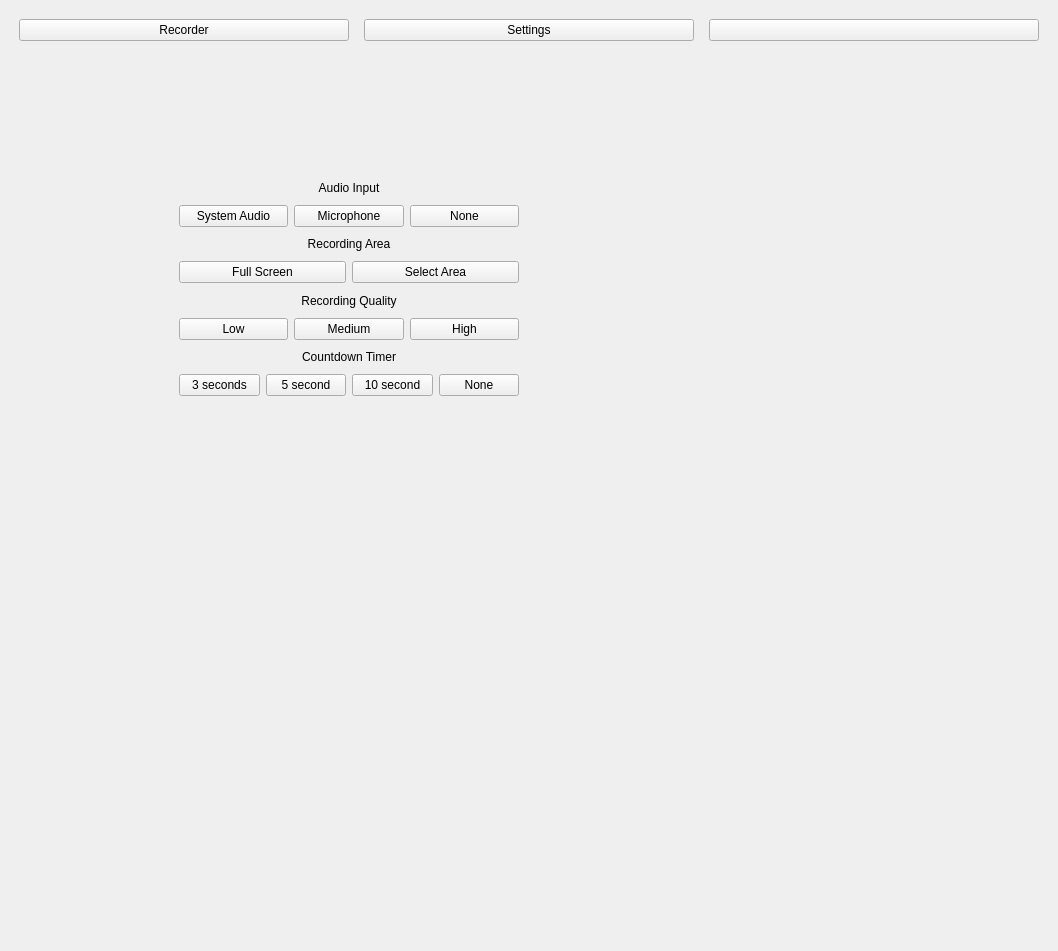
<?xml version="1.0" encoding="UTF-8"?>
<ui version="4.0">
 <class>MainWindow</class>
 <widget class="QMainWindow" name="MainWindow">
  <property name="geometry">
   <rect>
    <x>0</x>
    <y>0</y>
    <width>1058</width>
    <height>951</height>
   </rect>
  </property>
  <property name="minimumSize">
   <size>
    <width>600</width>
    <height>400</height>
   </size>
  </property>
  <property name="windowTitle">
   <string>MainWindow</string>
  </property>
  <property name="styleSheet">
   <string notr="true"/>
  </property>
  <widget class="QWidget" name="centralwidget">
   <property name="styleSheet">
    <string notr="true"/>
   </property>
   <layout class="QGridLayout" name="gridLayout">
    <item row="0" column="0">
     <layout class="QVBoxLayout" name="verticalLayout_8">
      <property name="spacing">
       <number>15</number>
      </property>
      <property name="leftMargin">
       <number>10</number>
      </property>
      <property name="topMargin">
       <number>10</number>
      </property>
      <property name="rightMargin">
       <number>10</number>
      </property>
      <property name="bottomMargin">
       <number>10</number>
      </property>
      <item>
       <layout class="QHBoxLayout" name="horizontalLayout_5">
        <item>
         <widget class="QPushButton" name="navRecorder">
          <property name="text">
           <string>Recorder</string>
          </property>
         </widget>
        </item>
        <item>
         <widget class="QPushButton" name="navSettings">
          <property name="text">
           <string>Settings</string>
          </property>
         </widget>
        </item>
        <item>
         <widget class="QPushButton" name="themeButton">
          <property name="text">
           <string/>
          </property>
          <property name="icon">
           <iconset resource="resources/resources.qrc">
            <normaloff>:/icons/sun.svg</normaloff>:/icons/sun.svg</iconset>
          </property>
          <property name="iconSize">
           <size>
            <width>32</width>
            <height>32</height>
           </size>
          </property>
         </widget>
        </item>
       </layout>
      </item>
      <item>
       <widget class="QStackedWidget" name="contentStack">
        <property name="currentIndex">
         <number>1</number>
        </property>
        <widget class="QWidget" name="recorderPage">
         <widget class="QWidget" name="">
          <property name="geometry">
           <rect>
            <x>9</x>
            <y>9</y>
            <width>322</width>
            <height>320</height>
           </rect>
          </property>
          <layout class="QVBoxLayout" name="verticalLayout_7">
           <item>
            <layout class="QVBoxLayout" name="verticalLayout_3">
             <property name="spacing">
              <number>10</number>
             </property>
             <property name="leftMargin">
              <number>5</number>
             </property>
             <property name="topMargin">
              <number>5</number>
             </property>
             <property name="rightMargin">
              <number>5</number>
             </property>
             <property name="bottomMargin">
              <number>5</number>
             </property>
             <item>
              <widget class="QPushButton" name="recordButton">
               <property name="text">
                <string>Start Recording</string>
               </property>
               <property name="icon">
                <iconset resource="resources/resources.qrc">
                 <normaloff>:/icons/start.svg</normaloff>:/icons/start.svg</iconset>
               </property>
               <property name="iconSize">
                <size>
                 <width>64</width>
                 <height>64</height>
                </size>
               </property>
              </widget>
             </item>
             <item>
              <widget class="QPushButton" name="pauseButton">
               <property name="text">
                <string>Pause</string>
               </property>
               <property name="icon">
                <iconset resource="resources/resources.qrc">
                 <normaloff>:/icons/pause.svg</normaloff>:/icons/pause.svg</iconset>
               </property>
               <property name="iconSize">
                <size>
                 <width>32</width>
                 <height>32</height>
                </size>
               </property>
              </widget>
             </item>
            </layout>
           </item>
           <item>
            <widget class="QLabel" name="previewLabel">
             <property name="sizePolicy">
              <sizepolicy hsizetype="Expanding" vsizetype="Expanding">
               <horstretch>0</horstretch>
               <verstretch>0</verstretch>
              </sizepolicy>
             </property>
             <property name="minimumSize">
              <size>
               <width>320</width>
               <height>180</height>
              </size>
             </property>
             <property name="text">
              <string>TextLabel</string>
             </property>
             <property name="alignment">
              <set>Qt::AlignmentFlag::AlignCenter</set>
             </property>
            </widget>
           </item>
          </layout>
         </widget>
        </widget>
        <widget class="QWidget" name="settingsPage">
         <widget class="QWidget" name="">
          <property name="geometry">
           <rect>
            <x>160</x>
            <y>120</y>
            <width>340</width>
            <height>220</height>
           </rect>
          </property>
          <layout class="QVBoxLayout" name="verticalLayout_6">
           <item>
            <layout class="QVBoxLayout" name="verticalLayout">
             <item>
              <widget class="QLabel" name="label">
               <property name="text">
                <string>Audio Input</string>
               </property>
               <property name="alignment">
                <set>Qt::AlignmentFlag::AlignCenter</set>
               </property>
              </widget>
             </item>
             <item>
              <layout class="QHBoxLayout" name="horizontalLayout">
               <item>
                <widget class="QPushButton" name="systemAudioButton">
                 <property name="text">
                  <string>System Audio</string>
                 </property>
                </widget>
               </item>
               <item>
                <widget class="QPushButton" name="microphoneButton">
                 <property name="text">
                  <string>Microphone</string>
                 </property>
                </widget>
               </item>
               <item>
                <widget class="QPushButton" name="noneAudioButton">
                 <property name="text">
                  <string>None</string>
                 </property>
                </widget>
               </item>
              </layout>
             </item>
            </layout>
           </item>
           <item>
            <layout class="QVBoxLayout" name="verticalLayout_2">
             <item>
              <widget class="QLabel" name="label_2">
               <property name="text">
                <string>Recording Area</string>
               </property>
               <property name="alignment">
                <set>Qt::AlignmentFlag::AlignCenter</set>
               </property>
              </widget>
             </item>
             <item>
              <layout class="QHBoxLayout" name="horizontalLayout_2">
               <item>
                <widget class="QPushButton" name="fullScreenButton">
                 <property name="text">
                  <string>Full Screen</string>
                 </property>
                </widget>
               </item>
               <item>
                <widget class="QPushButton" name="selectAreaButton">
                 <property name="text">
                  <string>Select Area</string>
                 </property>
                </widget>
               </item>
              </layout>
             </item>
            </layout>
           </item>
           <item>
            <layout class="QVBoxLayout" name="verticalLayout_4">
             <item>
              <widget class="QLabel" name="label_3">
               <property name="text">
                <string>Recording Quality</string>
               </property>
               <property name="alignment">
                <set>Qt::AlignmentFlag::AlignCenter</set>
               </property>
              </widget>
             </item>
             <item>
              <layout class="QHBoxLayout" name="horizontalLayout_3">
               <item>
                <widget class="QPushButton" name="lowQualityButton">
                 <property name="text">
                  <string>Low</string>
                 </property>
                </widget>
               </item>
               <item>
                <widget class="QPushButton" name="mediumQualityButton">
                 <property name="text">
                  <string>Medium</string>
                 </property>
                </widget>
               </item>
               <item>
                <widget class="QPushButton" name="highQualityButton">
                 <property name="text">
                  <string>High</string>
                 </property>
                </widget>
               </item>
              </layout>
             </item>
            </layout>
           </item>
           <item>
            <layout class="QVBoxLayout" name="verticalLayout_5">
             <item>
              <widget class="QLabel" name="label_4">
               <property name="text">
                <string>Countdown Timer</string>
               </property>
               <property name="alignment">
                <set>Qt::AlignmentFlag::AlignCenter</set>
               </property>
              </widget>
             </item>
             <item>
              <layout class="QHBoxLayout" name="horizontalLayout_4">
               <item>
                <widget class="QPushButton" name="threeSecondsButton">
                 <property name="text">
                  <string>3 seconds</string>
                 </property>
                </widget>
               </item>
               <item>
                <widget class="QPushButton" name="fiveSecondsButton">
                 <property name="text">
                  <string>5 second</string>
                 </property>
                </widget>
               </item>
               <item>
                <widget class="QPushButton" name="tenSecondsButton">
                 <property name="text">
                  <string>10 second</string>
                 </property>
                </widget>
               </item>
               <item>
                <widget class="QPushButton" name="noneTimerButton">
                 <property name="text">
                  <string>None</string>
                 </property>
                </widget>
               </item>
              </layout>
             </item>
            </layout>
           </item>
          </layout>
         </widget>
        </widget>
       </widget>
      </item>
     </layout>
    </item>
   </layout>
  </widget>
 </widget>
 <resources>
  <include location="resources/resources.qrc"/>
 </resources>
 <connections/>
</ui>
